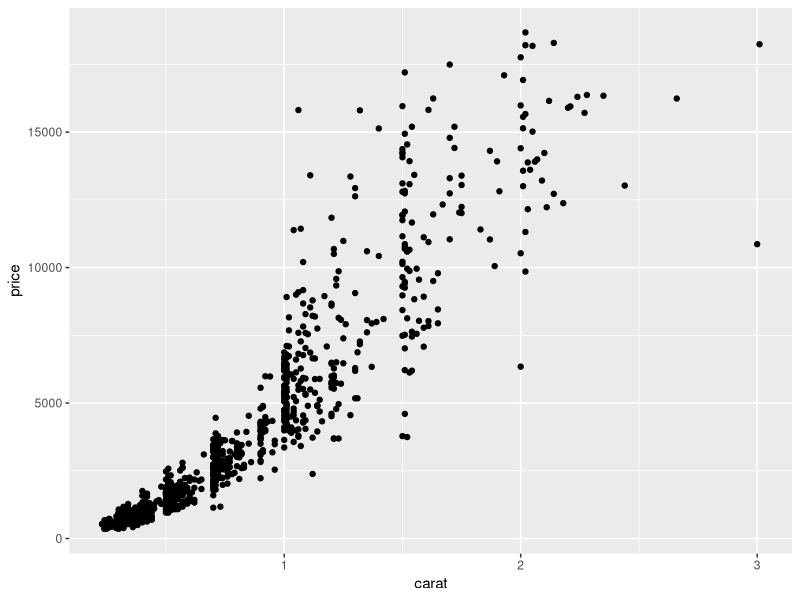
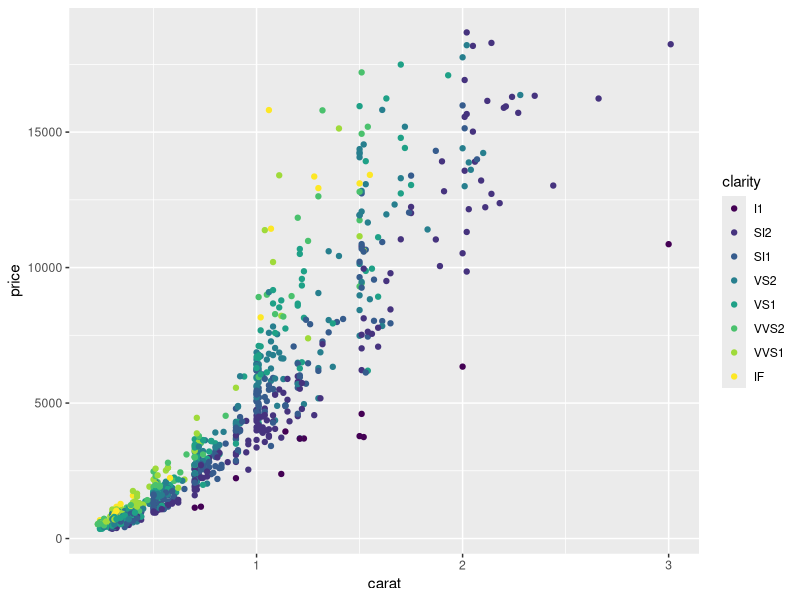
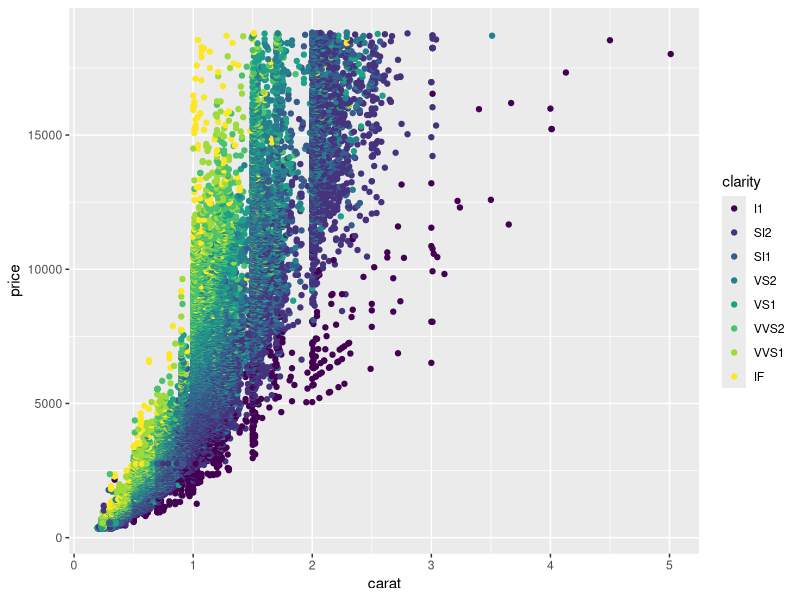
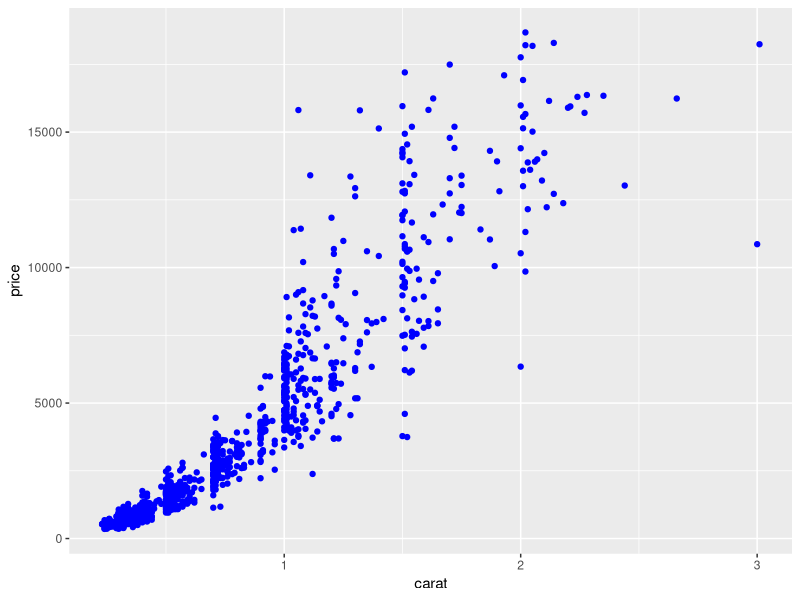
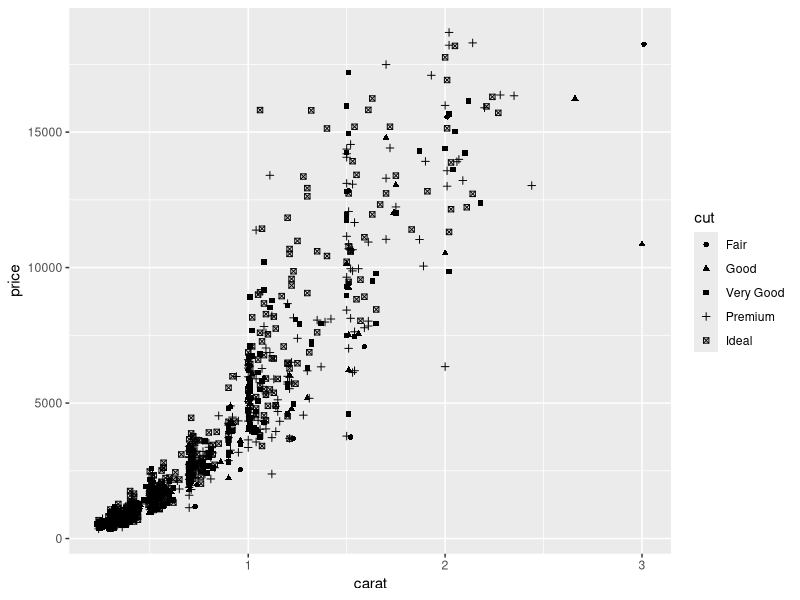
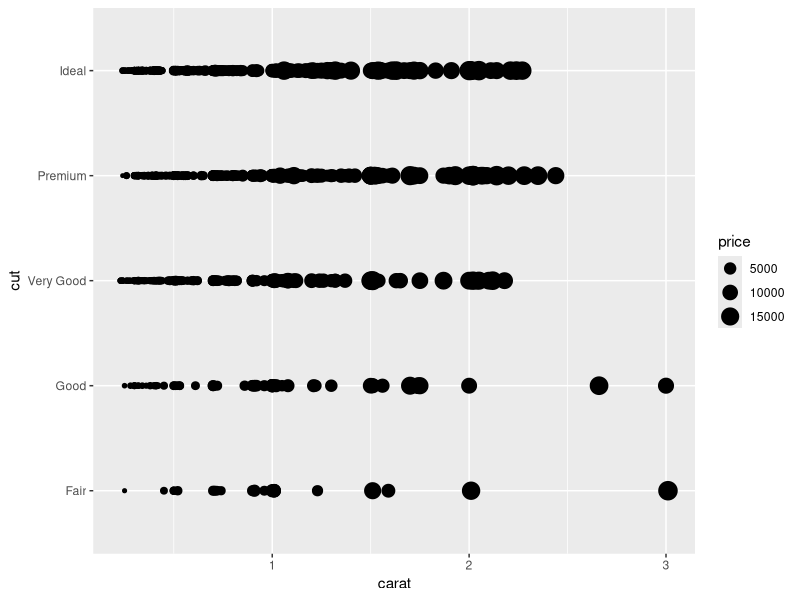
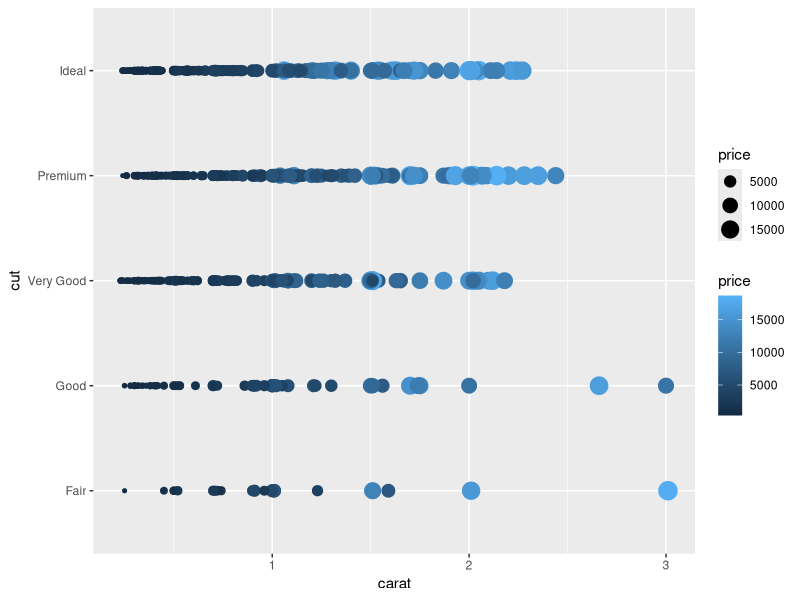
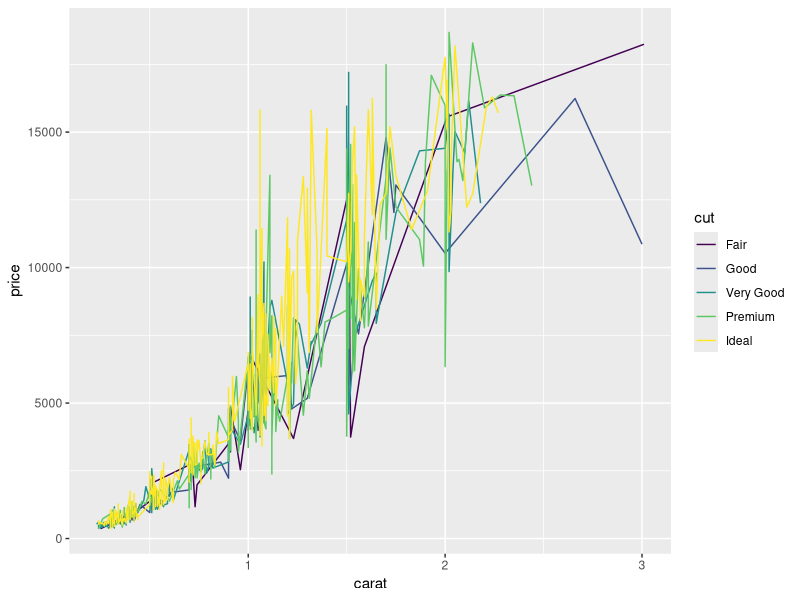

Write R code to recreate these figures, in order.
# Exercise 1: ggplot2 basics

# Install and load the `ggplot2` package
# You will also want to load `dplyr`
library(ggplot2)
library(dplyr)

# For this exercise you'll be working with the `diamonds` data set included in 
# the ggplot2 library
# Use `?diamonds` to get more information about this data set (including the 
# column descriptions. Also check the _column names_ and the _number of rows_ 
# in the data set
?diamonds
colnames(diamonds)

# This data set has A LOT of rows. To make things a bit more readable, 
# use dplyr's `sample_n()` function to get a random 1000 rows from the data set
# Store this sample in a variable `diamonds_sample`
dia_sample=sample_n(diamonds,1000)

# Start by making a new `ggplot` with the `diamonds_sample` as the data (no 
# geometry yet)
# What do you see? (What did you expect?)
ggplot(data=dia_sample)+

# Draw a scatter plot (with point geometry) with for the `diamonds_sample` set, 
# with the `carat` mapped to the x-position and `price` mapped to the y-position.
  geom_point(mapping= aes(x=carat,y=price))

# Draw the same plot as above, but color each of the points based on their 
# clarity.
ggplot(data=dia_sample)+
  geom_point(mapping= aes(x=carat,y=price,color=clarity))

# Draw the same plot as above, but for the entire `diamonds` data set. Note this
# may take a few seconds to generate.
ggplot(data=diamonds)+
  geom_point(mapping= aes(x=carat,y=price,color=clarity))

# Draw another scatter plot for `diamonds_sample` of price (y) by carat (x),
# but with all of the dots colored "blue".
# Hint: you'll need to set the color channel, not map a value to it!
ggplot(data=dia_sample)+
  geom_point(mapping= aes(x=carat,y=price),color="blue")

# Draw a scatter plot for `diamonds_sample` of `price` by `carat`, where each
# point has an aesthetic _shape_ based on the diamond's `cut`.
ggplot(data=dia_sample)+
  geom_point(mapping= aes(x=carat,y=price,shape=cut))

# Draw a scatter plot for `diamonds_sample` of *`cut`* by `carat`, where each
# point has an aesthetic _size_ based on the diamond's *`price`*
ggplot(data=dia_sample)+
  geom_point(mapping= aes(x=carat,y=cut,size=price))

# Try coloring the above plot based on the diamond's price!
ggplot(data=dia_sample)+
  geom_point(mapping= aes(x=carat,y=cut,size=price,color=price))

# Draw a line plot (with line geometry) for `diamonds_sample`. The x-position 
# should be mapped to carat, y-position to price, and color to cut.
ggplot(data=dia_sample)+
  geom_line(mapping= aes(x=carat,y=price,color=cut))

# That's kind of messy. Try using `smooth` geometry instead.
ggplot(data=dia_sample)+
  geom_smooth(mapping= aes(x=carat,y=price,color=cut))

# Draw a plot with column geometry (a bar chart), mapping the diamond's `cut` to 
# the x-axis and `price` to the y-axis. Note that by default, column geometry 
# will us the "sum" of all of the y-values, so that the chart is actually of the
# TOTAL value of all of the diamonds of that cut!
ggplot(data=dia_sample)+
  geom_col(mapping= aes(x=cut,y=price))

# Add an aesthetic property that will _fill_ each bar geometry based on the 
# `clarity` of the diamonds. 
# What kind of chart do you get?
ggplot(data=dia_sample)+
  geom_col(mapping= aes(x=cut,y=price,fill=clarity))


# Draw a plot of the `diamonds_sample` data (price by carat), with both points 
# for each diamond AND smoothed lines for each cut (hint: in a separate color)
# Give the points an `alpha` (transparency) of 0.3 to make the plot look nicer
ggplot(data=dia_sample)+
  geom_point(mapping= aes(x=carat,y=price),alpha=0.3)+
  geom_smooth(mapping= aes(x=carat,y=price,color=cut))

## Bonus
# Draw a column chart of average diamond prices by clarity, and include 
# "error bars" marking the standard error of each measurement.
#
# You can calculate standard error as the _standard deviation_ divided by the 
# square root of the number of measurements (prices)

# Start by creating a data frame `clarity_summary` that includes summarized data 
# for each clarity group. Your summary data should include the mean price and the
# standard error of the price.


# Then draw the plot. The error bars should stretch from the mean-error to the 
# mean+error.

